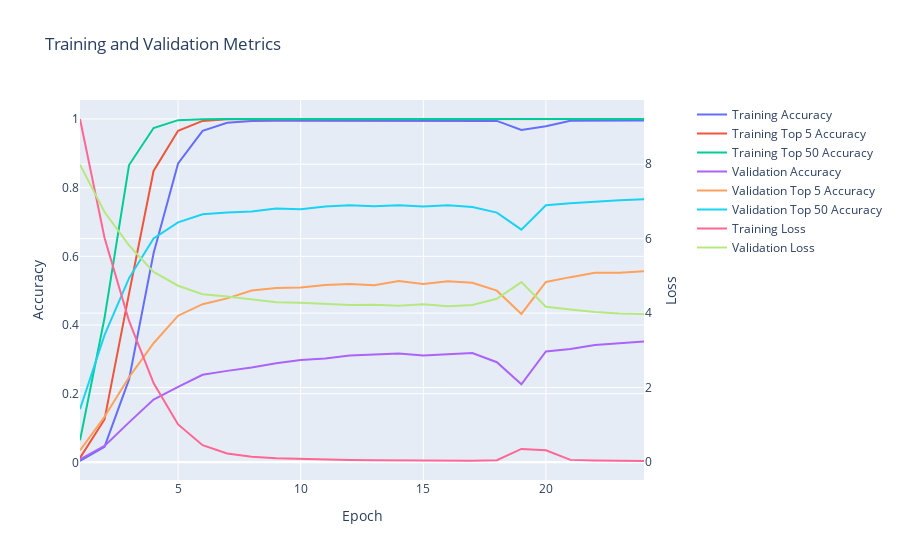

The code cell stored with this chart in its notebook:
### Code cell
arcface_cross_entropy_model.display_training_history()

### Figure 1 — Plotly figure (JSON) as saved in the notebook; plotly's stock layout.template omitted (floating-point values rounded to 4 significant figures)
{"data": [{"mode": "lines", "name": "Training Accuracy", "type": "scatter", "x": [1, 2, 3, 4, 5, 6, 7, 8, 9, 10, 11, 12, 13, 14, 15, 16, 17, 18, 19, 20, 21, 22, 23, 24], "xaxis": "x", "y": [0.003887, 0.04518, 0.2416, 0.609, 0.8705, 0.9654, 0.9889, 0.9941, 0.9948, 0.9949, 0.9942, 0.9952, 0.9951, 0.9952, 0.9948, 0.9955, 0.9946, 0.9945, 0.9682, 0.9789, 0.9947, 0.9952, 0.9951, 0.9953, 0.9952], "yaxis": "y"}, {"mode": "lines", "name": "Training Top 5 Accuracy", "type": "scatter", "x": [1, 2, 3, 4, 5, 6, 7, 8, 9, 10, 11, 12, 13, 14, 15, 16, 17, 18, 19, 20, 21, 22, 23, 24], "xaxis": "x", "y": [0.01279, 0.1248, 0.4914, 0.8487, 0.9657, 0.9944, 0.9996, 0.9997, 0.9998, 0.9999, 0.9997, 0.9998, 0.9999, 0.9999, 1.0, 1.0, 1.0, 1.0, 0.9989, 0.9991, 1.0, 1.0, 1.0, 1.0, 1.0], "yaxis": "y"}, {"mode": "lines", "name": "Training Top 50 Accuracy", "type": "scatter", "x": [1, 2, 3, 4, 5, 6, 7, 8, 9, 10, 11, 12, 13, 14, 15, 16, 17, 18, 19, 20, 21, 22, 23, 24], "xaxis": "x", "y": [0.06444, 0.4203, 0.8658, 0.9737, 0.9967, 0.9995, 1.0, 1.0, 1.0, 1.0, 0.9997, 1.0, 1.0, 1.0, 1.0, 1.0, 1.0, 1.0, 1.0, 1.0, 1.0, 1.0, 1.0, 1.0, 1.0], "yaxis": "y"}, {"mode": "lines", "name": "Validation Accuracy", "type": "scatter", "x": [1, 2, 3, 4, 5, 6, 7, 8, 9, 10, 11, 12, 13, 14, 15, 16, 17, 18, 19, 20, 21, 22, 23, 24], "xaxis": "x", "y": [0.008639, 0.04768, 0.1164, 0.1828, 0.2198, 0.255, 0.2664, 0.2761, 0.2885, 0.2979, 0.3023, 0.3113, 0.3144, 0.3172, 0.311, 0.3141, 0.3186, 0.2916, 0.2274, 0.3231, 0.3303, 0.3417, 0.3469, 0.3521, 0.3552], "yaxis": "y"}, {"mode": "lines", "name": "Validation Top 5 Accuracy", "type": "scatter", "x": [1, 2, 3, 4, 5, 6, 7, 8, 9, 10, 11, 12, 13, 14, 15, 16, 17, 18, 19, 20, 21, 22, 23, 24], "xaxis": "x", "y": [0.0349, 0.1327, 0.2478, 0.3469, 0.4271, 0.4606, 0.4775, 0.5007, 0.5079, 0.509, 0.5166, 0.5194, 0.5159, 0.528, 0.5197, 0.5276, 0.5232, 0.5, 0.4323, 0.5252, 0.5394, 0.5518, 0.5525, 0.5563, 0.5587], "yaxis": "y"}, {"mode": "lines", "name": "Validation Top 50 Accuracy", "type": "scatter", "x": [1, 2, 3, 4, 5, 6, 7, 8, 9, 10, 11, 12, 13, 14, 15, 16, 17, 18, 19, 20, 21, 22, 23, 24], "xaxis": "x", "y": [0.1548, 0.3704, 0.5366, 0.652, 0.699, 0.7225, 0.7274, 0.7308, 0.7391, 0.7374, 0.745, 0.7491, 0.7457, 0.7484, 0.745, 0.7488, 0.7436, 0.7274, 0.6776, 0.7488, 0.7543, 0.7595, 0.7636, 0.7661, 0.7636], "yaxis": "y"}, {"mode": "lines", "name": "Training Loss", "type": "scatter", "x": [1, 2, 3, 4, 5, 6, 7, 8, 9, 10, 11, 12, 13, 14, 15, 16, 17, 18, 19, 20, 21, 22, 23, 24], "xaxis": "x", "y": [9.215, 6.026, 3.79, 2.121, 1.009, 0.4498, 0.2257, 0.1377, 0.09986, 0.07799, 0.06946, 0.05337, 0.04797, 0.04132, 0.03778, 0.03207, 0.03205, 0.04885, 0.3498, 0.315, 0.05601, 0.03744, 0.02988, 0.02586, 0.02266], "yaxis": "y2"}, {"mode": "lines", "name": "Validation Loss", "type": "scatter", "x": [1, 2, 3, 4, 5, 6, 7, 8, 9, 10, 11, 12, 13, 14, 15, 16, 17, 18, 19, 20, 21, 22, 23, 24], "xaxis": "x", "y": [7.99, 6.716, 5.82, 5.105, 4.736, 4.506, 4.447, 4.372, 4.295, 4.276, 4.237, 4.219, 4.226, 4.196, 4.236, 4.186, 4.216, 4.384, 4.831, 4.172, 4.094, 4.028, 3.991, 3.973, 3.964], "yaxis": "y2"}], "layout": {"title": {"text": "Training and Validation Metrics"}, "xaxis": {"anchor": "y", "domain": [0.0, 0.94], "title": {"text": "Epoch"}}, "yaxis": {"anchor": "x", "domain": [0.0, 1.0], "title": {"text": "Accuracy"}}, "yaxis2": {"anchor": "x", "overlaying": "y", "side": "right", "title": {"text": "Loss"}}}}
